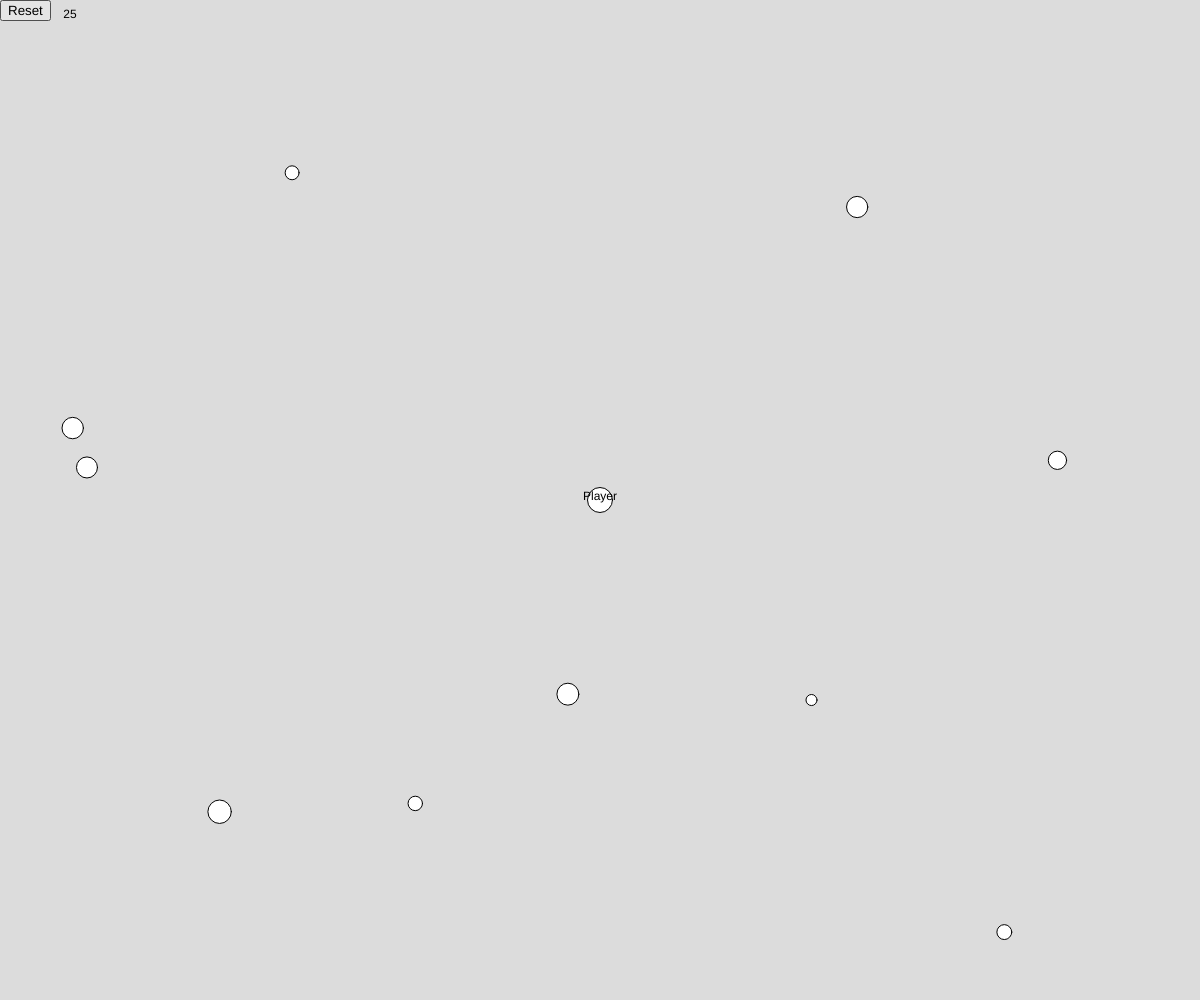
Frame 1 (no input)
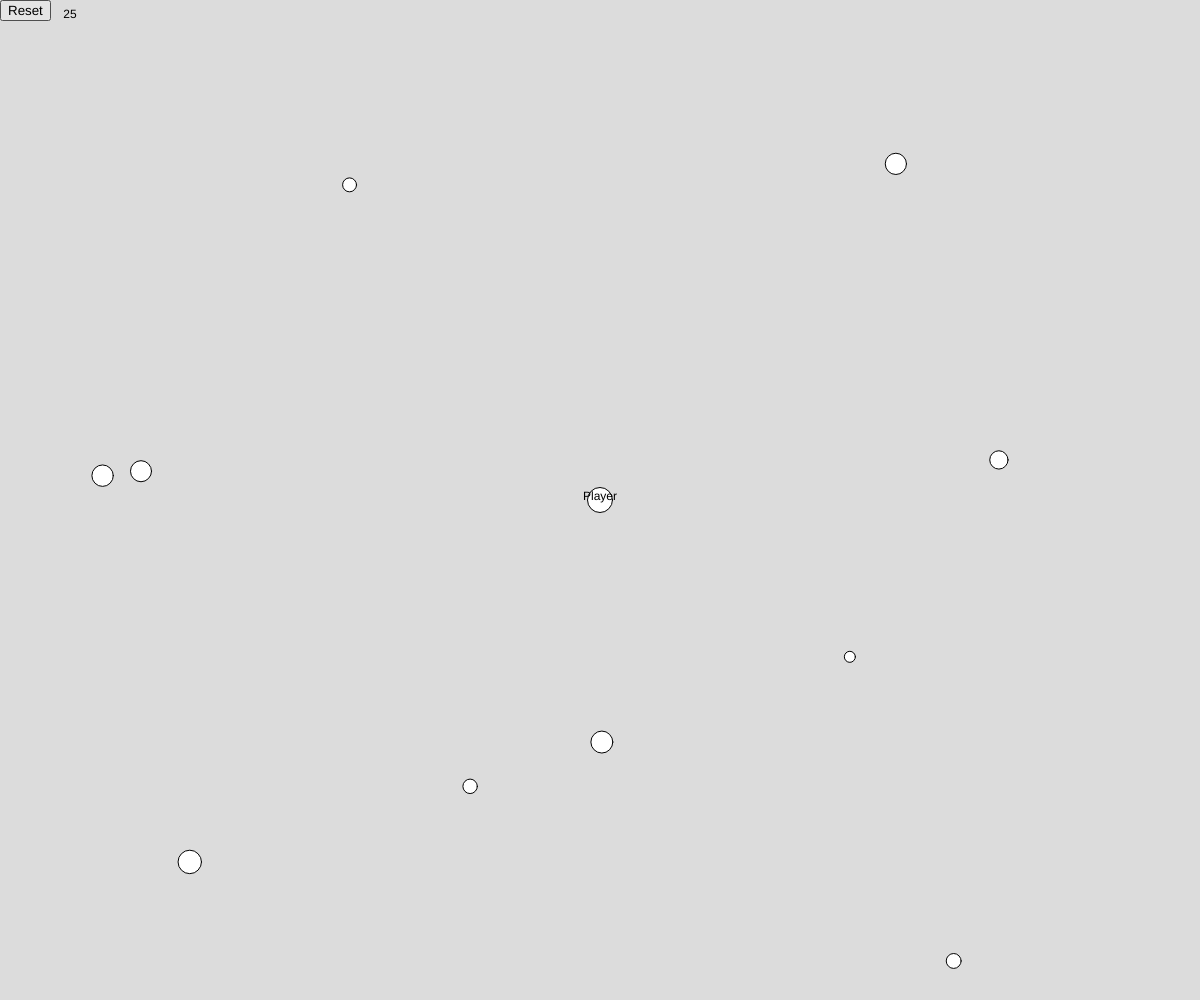
Frame 60 (no input)
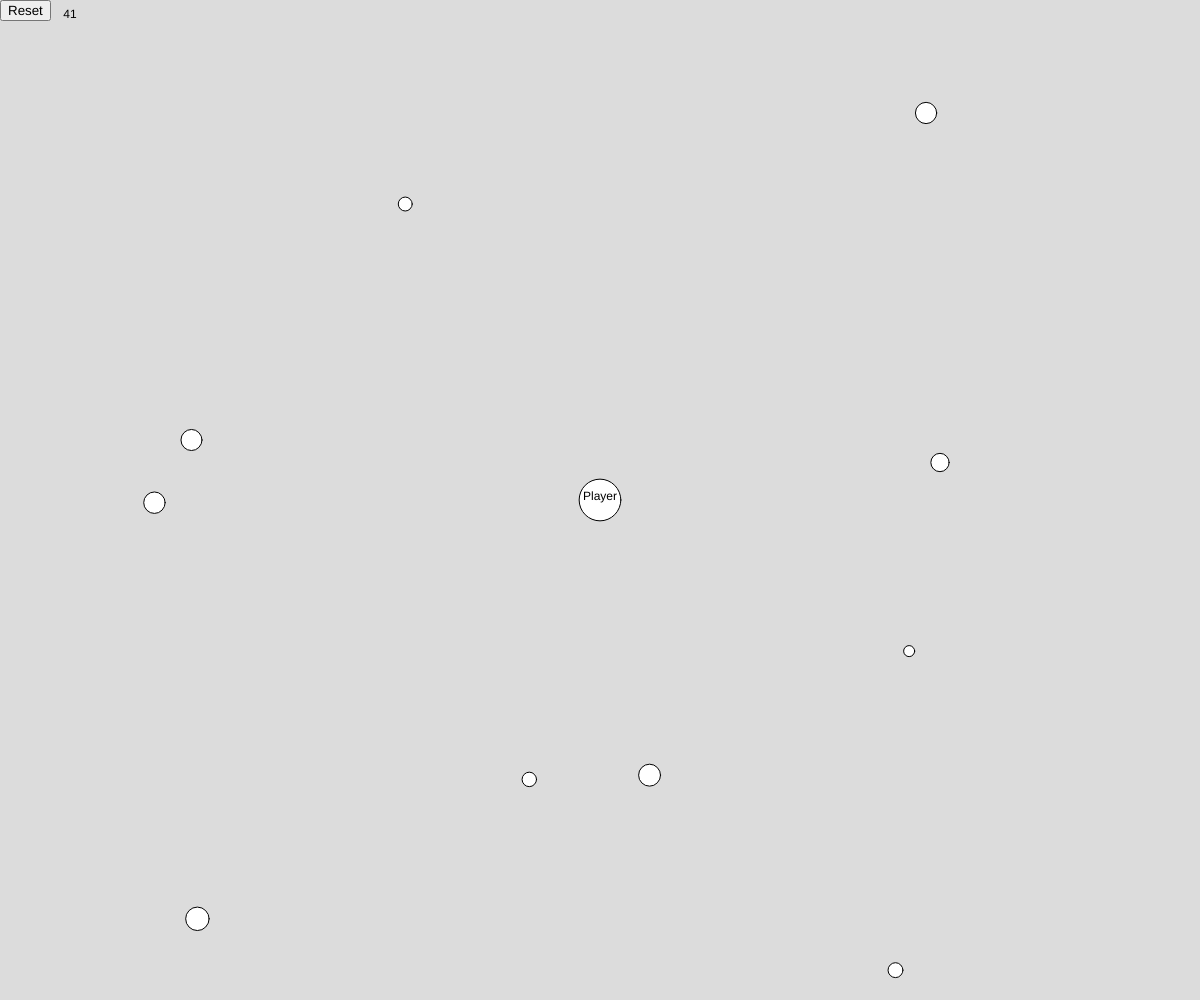
Frame 120 (the mouse pressed at the canvas centre since frame 60)

The p5.js sketch that drew these frames (run headless with seeded random() and noise() and a simulated clock; from frame 60 on, the mouse is pressed at the canvas centre):

// p5.js sketch
// ── sketch.js
let player;
let food = [];
let speed = 2;

let button;

function setup() {
  createCanvas(windowWidth, windowHeight);
  
  // reset button
  button = createButton('Reset');
  button.position(0, 0);
  button.mousePressed(reset);
  
  // create player
  player = new Player(width / 2, height / 2, 25);
  
  // create food entities
  for (let i = 0; i < 10; i++) {
    food[i] = new Food(createVector(random(windowWidth), random(windowHeight)));
  }
}

// creates new instances of food entities on mouse click
function mousePressed() {
  food.push(new Food(createVector(mouseX, mouseY)));
}

// reset button
function reset() {
  player.resetSize(25);
}

function draw() {
  background(220);
  
  // creates player
  player.show();
  player.move();
  
  // loops through the array containing the instances of food entities
  for (let i = 0; i < food.length; i++) {
    
    // checks to see if the food is alive
    if (food[i].isAlive() === true) {
      
      // checks to see if the food and the player have collided
      if (dist(player.getPos().x, player.getPos().y, food[i].getPos().x, food[i].getPos().y) < food[i].getSize() / 2 + player.getSize() / 2) {
        
        // sets food that was eaten to dead
        food[i].setAlive(false);
        
        // updates the size of the player after eating food
        player.updateSize(food[i].getSize());
      }
      
      // creates food entities
      food[i].show();
      food[i].changeVel();
      food[i].move();
    }  
  } 
}

class Player {
  constructor(x, y, s) {
    this.x = x;
    this.y = y;
    this.size = s;
  }
  
  // Returns the x and y positions of the player
  getPos() {
    return createVector(this.x, this.y);
  }
  
  // Returns the size of the player
  getSize() {
    return this.size;
  }
  
  // Player movment perameters
  move() {
    if (keyIsDown(87)) {
      this.y -= speed;
    }
    if (keyIsDown(83)) {
      this.y += speed;
    }
    if (keyIsDown(65)) {
      this.x -= speed;
    }
    if (keyIsDown(68)) {
      this.x += speed;
    }
    
    if (this.x < 0) {
      this.x = width;
    } else if (this.x > width) {
      this.x = 0;
    }
    
    if (this.y < 0) {
      this.y = height;
    } else if (this.y > height) {
      this.y = 0;
    }
    
    if (this.size > 100) {
      speed = 1.25;
    } else if (this.size > 200) {
      speed = 0.5;
    } else if (this.size > 300) {
      speed = 0.3;
    }
  }
  
  // Updates the size of the player
  updateSize(foodSize) {
    this.size += foodSize;
  }
  
  resetSize(size) {
    this.size = size;
  }
  
  // Draws the player
  show() {
    ellipse(this.x, this.y, this.size);
    
    textAlign(CENTER);
    text("Player", this.x, this.y);
    text(floor(player.getSize()), 70, 18);
  }
}

class Food {
  constructor(pos) {
    this.alive = true;
    this.pos = pos;
    this.vel = p5.Vector.random2D();
    this.size = random(10, 25);
  }
  
  // returns the position of food
  getPos() {
    return createVector(this.pos.x, this.pos.y);
  }
  
  // returns the size of food
  getSize() {
    return this.size;
  }
  
  // sets life of food entity
  setAlive(isAlive) {
    this.alive = isAlive;
  }
  
  // returns weather the food is alive or not
  isAlive() {
    return this.alive;
  }
  
  changeVel() {
    let dir = p5.Vector.random2D()
    this.vel = p5.Vector.add(this.vel, dir.mult(0.1)).normalize()
  }
  
  // defines how the food entities move
  move() {
    if(this.pos.x > width || this.pos.x < 0){
      this.vel.x = -this.vel.x;
    }
    
    if(this.pos.y > height || this.pos. y < 0){
      this.vel.y = -this.vel.y
    }
    
    this.pos.add(this.vel);
  }
  
  // shows the food
  show() {
    ellipse(this.pos.x, this.pos.y, this.size);  
  }
}
